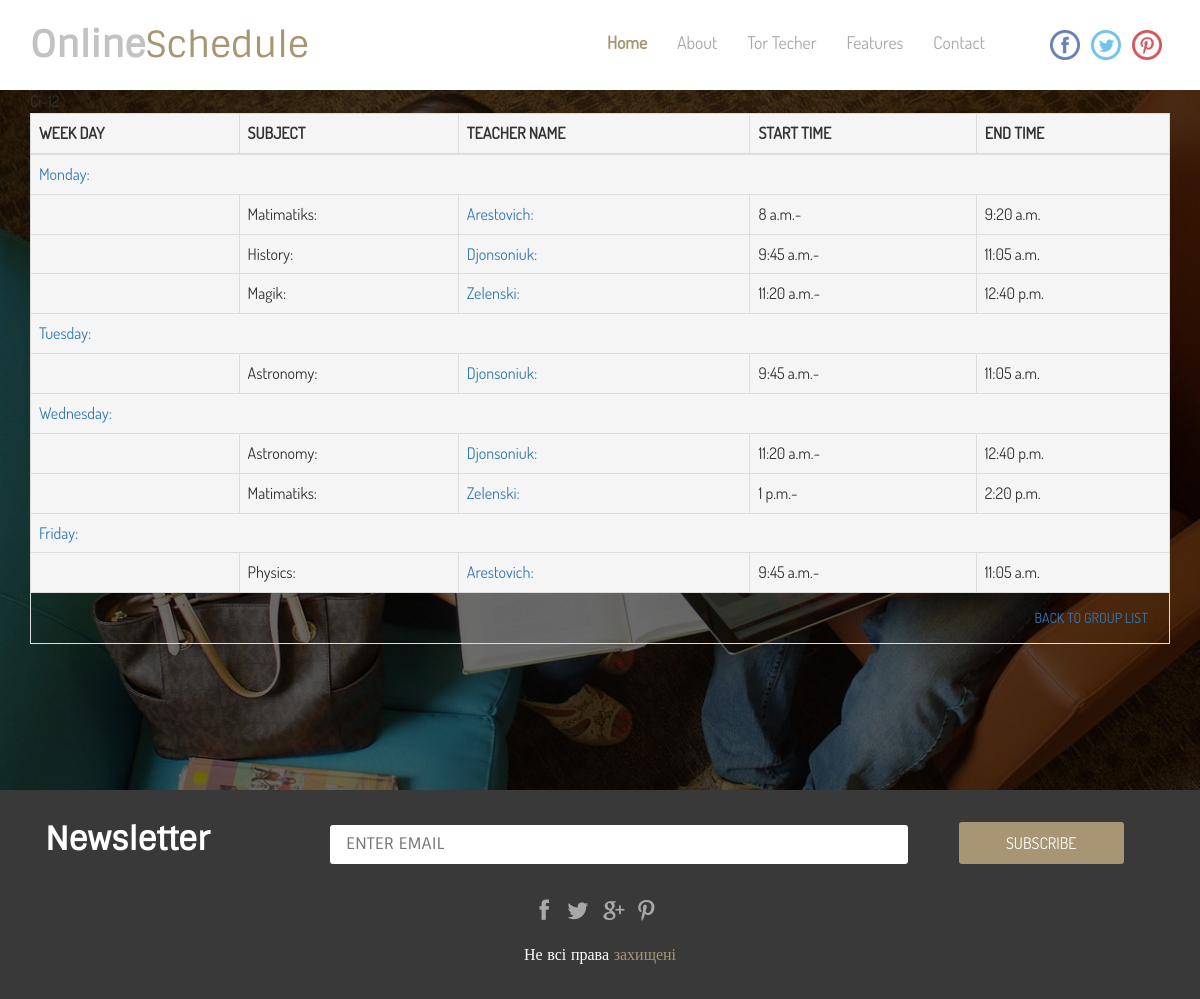
/groups/Ci-12/, run on the app's committed database.
### core/models.py (models this page shows, shortened)
class Class(models.Model):
    name = models.CharField(max_length=5)

class Lesson(models.Model):
    day_of_week = models.ForeignKey(Day, on_delete=models.CASCADE)
    subject = models.ForeignKey(Subject, on_delete=models.CASCADE)
    teacher = models.ForeignKey(Teacher, on_delete=models.SET_NULL, null=True)
    class_name = models.ForeignKey(Class, on_delete=models.CASCADE)
    time_slot = models.ForeignKey(TimeSlot, on_delete=models.SET_NULL, null=True)

class Day(models.Model):
    name = models.CharField(max_length=20)

class Subject(models.Model):
    name = models.CharField(max_length=256)

class Teacher(models.Model):
    name = models.CharField(max_length=256)
    subjects = models.ManyToManyField(Subject)

class TimeSlot(models.Model):
    start_time = models.TimeField()
    end_time = models.TimeField()
    lesson_number = models.IntegerField(null=True)

### core/views.py (the view)
# urls.py: path('groups/<str:name>/', StudentGroupView.as_view(), name='student_group'),
class StudentGroupView(TemplateView):
    template_name = 'group.html'
    def get_context_data(self, **kwargs):
        context = super().get_context_data(**kwargs)
        context['student_group'] = get_object_or_404(Class, name=self.kwargs['name'])
        lessons = Lesson.objects.filter(class_name=context['student_group'])
        context['lessons'] = lessons
        return context

### core/templates/group.html
{% extends 'base.html' %}
{% block content %}
<p class="title">{{name}}</p>
<div class="table-responsive">
  <table class="table table-striped table-bordered">
    <thead>
      <tr class="active">
        <th class="text-uppercase">Week day</th>
        <th class="text-uppercase">Subject</th>
        <th class="text-uppercase">Teacher name</th>
        <th class="text-uppercase">Start time</th>
        <th class="text-uppercase">End time</th>
      </tr>
    </thead>
    <tbody>
      {% for lesson in lessons %}
        {% ifchanged lesson.day_of_week.name %}
          <tr class="active">
            <td class="text-left" colspan="5"><a href="{% url 'day_of_week' name=lesson.day_of_week.name %}">{{lesson.day_of_week.name}}:</a></td>
          </tr>
          <tr class="active">
            <p>
              <td></td>
              <td>{{lesson.subject.name}}:</td>
              <td> <a href="{% url 'teacher' name=lesson.teacher.name %}">{{lesson.teacher.name}}:</a></td>
              <td>{{lesson.time_slot.start_time}}-</td>
              <td>{{lesson.time_slot.end_time}}</td>
            </p>
          </tr>
        {% else %}
        <tr class="active">
            <p>
              <td></td>
              <td>{{lesson.subject.name}}:</td>
              <td> <a href="{% url 'teacher' name=lesson.teacher.name %}">{{lesson.teacher.name}}:</a></td>
              <td>{{lesson.time_slot.start_time}}-</td>
              <td>{{lesson.time_slot.end_time}}</td>
            </p>
        </tr>
        {% endifchanged %}
      {% endfor %}
      <td class="text-right" colspan="5"><a href="{% url 'student_groups' %}" class='btn btn-dark text-uppercase' role='button'>Back to group list</a></td>
    </tbody>
  </table>
</div>
{% endblock %}

### core/static/core/css/style.css (style rules this page uses)
p { margin: 0; }
html, body { font-family: 'DosisRegular'; font-size: 100%; background:#fff; }

### data on the page
Class: name "Ci-12"
Lesson: day_of_week.name "Monday", subject.name "Matimatiks", teacher.name "Arestovich", time_slot.start_time "8 a.m.", time_slot.end_time "9:20 a.m."
Lesson: subject.name "History", teacher.name "Djonsoniuk", time_slot.start_time "9:45 a.m.", time_slot.end_time "11:05 a.m."
Lesson: subject.name "Magik", teacher.name "Zelenski", time_slot.start_time "11:20 a.m.", time_slot.end_time "12:40 p.m."
Lesson: day_of_week.name "Tuesday", subject.name "Astronomy", teacher.name "Djonsoniuk", time_slot.start_time "9:45 a.m.", time_slot.end_time "11:05 a.m."
Lesson: day_of_week.name "Wednesday", subject.name "Astronomy", teacher.name "Djonsoniuk", time_slot.start_time "11:20 a.m.", time_slot.end_time "12:40 p.m."
Lesson: subject.name "Matimatiks", teacher.name "Zelenski", time_slot.start_time "1 p.m.", time_slot.end_time "2:20 p.m."
Lesson: day_of_week.name "Friday", subject.name "Physics", teacher.name "Arestovich", time_slot.start_time "9:45 a.m.", time_slot.end_time "11:05 a.m."
